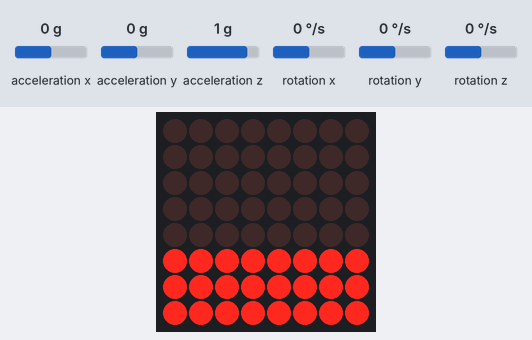
Simulated run of this sketch. Board: Arduino Uno, built with avr-gcc and run on an emulated ATmega328P. On the bench: 8×8 LED matrix. The test bench sets the inputs (shaded band); at power-on: acceleration z 1 g, acceleration y 0 g, acceleration x 0 g, rotation x 0 °/s, rotation y 0 °/s, rotation z 0 °/s. Random numbers use the default seed unless the sketch sets one.

Above: at 2.2 s.
2.3 s: acceleration z set to 0.1 g
3.8 s: acceleration z set to -0.2 g
At 5.0 s:
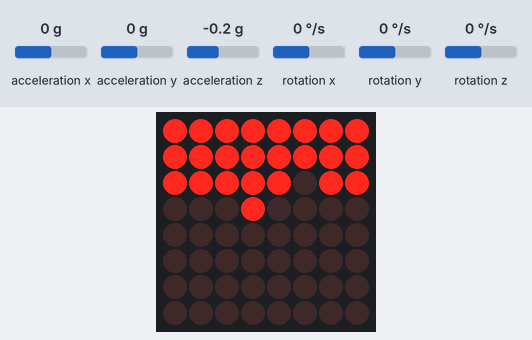
5.5 s: acceleration y set to -1.4 g
At 7.0 s:
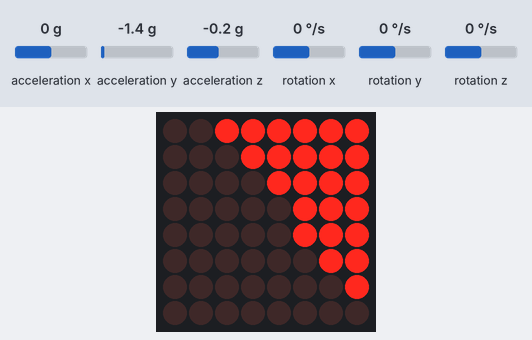
7.2 s: acceleration z set to 0.8 g
At 8.7 s:
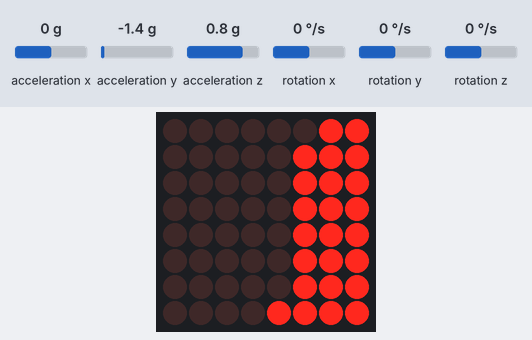
8.9 s: acceleration z set to -1.4 g
At 10.4 s:
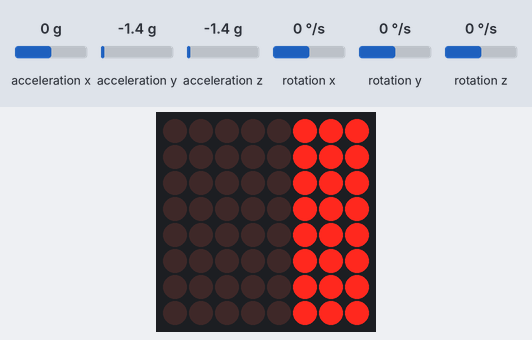
10.7 s: acceleration y set to 0 g
At 12.0 s:
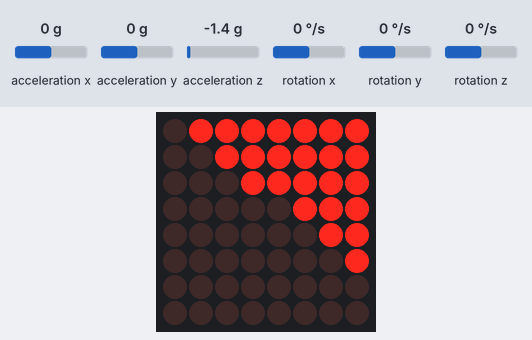
Timing chart, 0 to 13.4 s (numbered marks = the images above; inputs shaded):
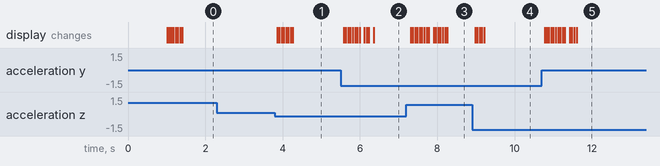

Measured:
- the behaviour switches between 0 and -0.1 g on acceleration z (found by bisection; images 0 and 1)
- after the input at 2.3 s, every drawn part: stays the same
- after the input at 3.8 s, the display: first changes after 0.06 s (image 1 shows a later state)
- after the input at 5.5 s, the display: first changes after 0.09 s (image 2 shows a later state)
- after the input at 7.2 s, the display: first changes after 0.12 s (image 3 shows a later state)
- after the input at 8.9 s, the display: first changes after 0.09 s (image 4 shows a later state)
- after the input at 10.7 s, the display: first changes after 0.08 s (image 5 shows a later state)

The sketch:

fluid_keychain.ino
```cpp
#include <Wire.h>
#include <Adafruit_GFX.h>
#include <Adafruit_LEDBackpack.h>
#include <MPU6050_light.h>

// I2C pins on RP2040
static const uint8_t SDA_PIN = 4;
static const uint8_t SCL_PIN = 5;

// HT16K33 matrix object
Adafruit_8x8matrix matrix;

// MPU object on Wire
MPU6050 mpu(Wire);

struct Vec3 {
  float x, y, z;
};

static Vec3 gravity_down_unit_from_accel(float ax, float ay, float az) {
  float mag = sqrtf(ax*ax + ay*ay + az*az);
  if (mag < 1e-6f) return {0, 0, 0};

  return { -ax / mag, -ay / mag, -az / mag };
}

struct Grain{
  int x, y;
};

const int GRAIN_COUNT = 24;
Grain grains[GRAIN_COUNT];
int saved_dx = 0;
int saved_dy = 0;

bool in_bounds(int x, int y){
  return x >= 0 && x < 8 && y >= 0 && y < 8;
}

void draw_grains(){
  matrix.clear();
  for (int i = 0; i < GRAIN_COUNT; i++){
    matrix.drawPixel(grains[i].x, grains[i].y, LED_ON);
  }

  matrix.writeDisplay();
}

void move_grains(float gx, float gy){
  bool occupied[8][8] = {false};

  int dx = (gx > 0.15) ? 1 : (gx < -0.15 ? -1 : 0);
  int dy = (gy > 0.15) ? 1 : (gy < -0.15 ? -1 : 0);

  if (dx != 0 || dy != 0){
    saved_dx = dx;
    saved_dy = dy;
  }

  for (int i = 0; i < GRAIN_COUNT; i++){
    occupied[grains[i].x][grains[i].y] = true;
  }

  int order[GRAIN_COUNT];
  for (int i = 0; i < GRAIN_COUNT; i++){
    order[i] = i;
  }

  for (int i = GRAIN_COUNT - 1; i > 0; i--){
    int j = random(i + 1);
    int tmp = order[i];
    order[i] = order[j];
    order[j] = tmp;
  }

  for (int step = 0; step < GRAIN_COUNT; step++) {
    int i = order[step];

    int x = grains[i].x;
    int y = grains[i].y;

    int grain_dx = dx;
    int grain_dy = dy;

    if (grain_dx == 0 && grain_dy == 0){
      grain_dx = saved_dx;
      grain_dy = saved_dy;
    }

    int nx = x + grain_dx;
    int ny = y + grain_dy;

    if (in_bounds(nx, ny) && !occupied[nx][ny]) {
      occupied[x][y] = false;
      grains[i].x = nx;
      grains[i].y = ny;
      occupied[nx][ny] = true;
      continue;
    }

    int side = random(2) ? 1 : -1;

    if (grain_dx != 0 && grain_dy != 0){
      if(side == -1){
        grain_dx = 0;
      }
      else{
        grain_dy = 0;
      }
    }
    else if (grain_dx != 0){
      grain_dy = side;
    }
    else if (grain_dy != 0){
      grain_dx = side;
    }

    nx = x + grain_dx;
    ny = y + grain_dy;

    if (in_bounds(nx, ny) && !occupied[nx][ny]) {
      occupied[x][y] = false;
      grains[i].x = nx;
      grains[i].y = ny;
      occupied[nx][ny] = true;
    }
  }
}

void setup() {
  Serial.begin(115200);
  delay(1000);

  Wire.setSDA(SDA_PIN);
  Wire.setSCL(SCL_PIN);
  Wire.begin();
  Wire.setClock(400000);

  if (!matrix.begin(0x70)) {
    while (1) delay(10);
  }

  matrix.setBrightness(10);
  matrix.blinkRate(0);

  byte status = mpu.begin();
  if (status != 0) {
    Serial.println("MPU init failed (check power/wiring/AD0/NCS).");
    while (1)
      delay(10);
  }

  int x = 0, y = 0;

  for(int i = 0; i < GRAIN_COUNT; i++){
    grains[i].x = x;
    grains[i].y = y;

    x++;

    if(x % 8 == 0){
      x = 0;
      y++;
    }
  }
}

void loop() {

  draw_grains();

   mpu.update();
   float ax = mpu.getAccX();
   float ay = mpu.getAccY();
   float az = mpu.getAccZ();

   Vec3 gdown = gravity_down_unit_from_accel(ax, ay, az);

   move_grains(gdown.y, -gdown.z);

  delay(50);
}
```
